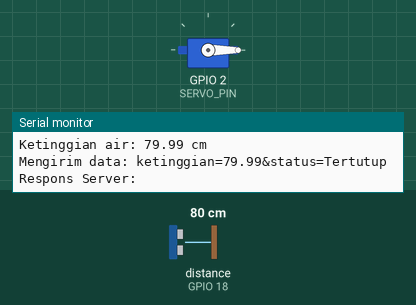
A sketch run on a simulated ESP32. Parts: servo, the last lines printed to the serial monitor. Wiring (inferred from the names in the program): ultrasonic range finder: trigger GPIO 5; echo GPIO 18. The inputs (shaded band) are chosen by the test bench; at power-on: distance to the obstacle (sensor on GPIO 18) 80 cm. The echo pulse lasts 58.3 µs per cm; WiFi joins after 1.5 s; servers stay silent unless stated; uploads are accepted with an empty reply.

Above: at 2.9 s.
3.0 s: distance to the obstacle (sensor on GPIO 18) set to 22 cm
7.3 s: distance to the obstacle (sensor on GPIO 18) set to 19 cm
At 9.9 s:
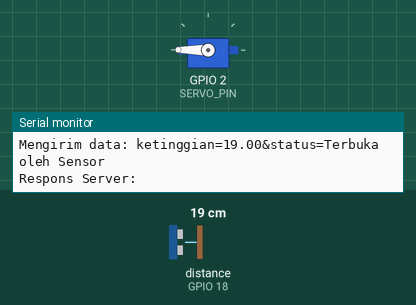
11.6 s: distance to the obstacle (sensor on GPIO 18) set to 47 cm
17.2 s: distance to the obstacle (sensor on GPIO 18) set to 56 cm
At 19.7 s:
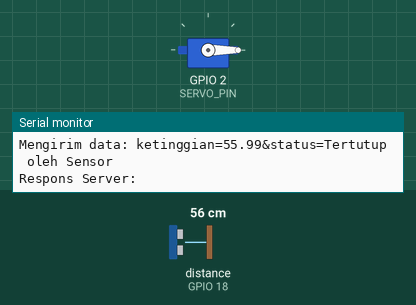
21.5 s: distance to the obstacle (sensor on GPIO 18) set to 2 cm
At 23.8 s:
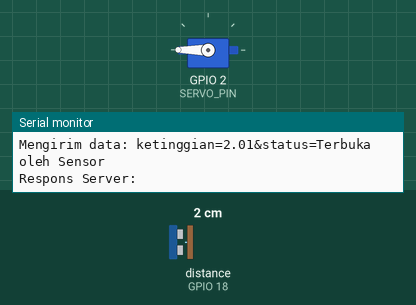
Timing chart, 0 to 25.3 s (numbered marks = the images above; inputs shaded):
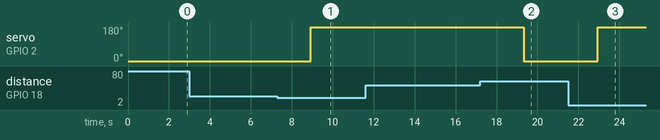

The sketch:

automatic-gate.ino
```cpp
#include <WiFi.h>
#include <HTTPClient.h>
#include <ESP32Servo.h>

// ====================== KONFIGURASI ======================
// Ganti IP sesuai alamat server kamu
#define SERVER_IP "192.168.158.183/project-automatic-water-gate-main"

// WiFi
#define WIFI_SSID "APA"
#define WIFI_PASSWORD "password"

// URL dinamis berdasarkan IP server
String URL_SIMAPAN_DATA = "http://" + String(SERVER_IP) + "/simpan_data.php";
String URL_CEK_JADWAL   = "http://" + String(SERVER_IP) + "/cek_jadwal.php";

// Sensor ultrasonik
#define TRIG_PIN 5
#define ECHO_PIN 18

// Servo
Servo servo;
const int SERVO_PIN = 2;

// Logika ketinggian air
const float MAX_DISTANCE = 20;     // Pintu buka jika air < 20cm
const float NORMAL_DISTANCE = 50;  // Pintu tutup jika air > 50cm

bool gateOpen = false;

// ======================= SETUP =======================
void setup() {
    Serial.begin(115200);

    // Koneksi WiFi
    WiFi.begin(WIFI_SSID, WIFI_PASSWORD);
    Serial.print("Menghubungkan ke WiFi");
    while (WiFi.status() != WL_CONNECTED) {
        delay(500);
        Serial.print(".");
    }
    Serial.println("\nTerhubung ke WiFi!");

    // Servo & sensor
    servo.attach(SERVO_PIN);
    closeGate(0); // Pastikan tertutup saat start

    pinMode(TRIG_PIN, OUTPUT);
    pinMode(ECHO_PIN, INPUT);
}

// ======================= LOOP ========================
void loop() {
    String status = getStatusJadwal();

    float waterLevel = getWaterLevel();
    if (waterLevel == -1) {
        delay(2000);
        return;
    }

    // Kirim data real-time ke server setiap loop
    sendDataToServer(waterLevel, gateOpen ? "Terbuka" : "Tertutup");

    if (status == "Terbuka") {
        if (!gateOpen) openGate(waterLevel); // Buka berdasarkan jadwal
    } else {
        if (waterLevel <= MAX_DISTANCE && !gateOpen) {
            openGate(waterLevel);
        } else if (waterLevel >= NORMAL_DISTANCE && gateOpen) {
            closeGate(waterLevel);
        }
    }

    delay(3000);
}


// ======================= FUNGSI ========================

// Sensor ultrasonik
float getWaterLevel() {
    digitalWrite(TRIG_PIN, LOW);
    delayMicroseconds(2);
    digitalWrite(TRIG_PIN, HIGH);
    delayMicroseconds(10);
    digitalWrite(TRIG_PIN, LOW);

    long duration = pulseIn(ECHO_PIN, HIGH, 30000);
    float distance = (duration * 0.0343) / 2;

    if (distance <= 0 || distance > 400) {
        Serial.println("Sensor error atau data tidak valid.");
        return -1;
    }

    Serial.print("Ketinggian air: ");
    Serial.print(distance);
    Serial.println(" cm");
    return distance;
}

// Kirim data ke server
void sendDataToServer(float waterLevel, String status) {
    if (WiFi.status() == WL_CONNECTED) {
        HTTPClient http;
        http.begin(URL_SIMAPAN_DATA);
        http.addHeader("Content-Type", "application/x-www-form-urlencoded");

        String data = "ketinggian=" + String(waterLevel) + "&status=" + status;
        Serial.print("Mengirim data: ");
        Serial.println(data);

        int httpCode = http.POST(data);
        if (httpCode > 0) {
            String response = http.getString();
            Serial.print("Respons Server: ");
            Serial.println(response);
        } else {
            Serial.print("Error HTTP: ");
            Serial.println(httpCode);
        }

        http.end();
    } else {
        Serial.println("Gagal terhubung ke server!");
    }
}

// Buka pintu
void openGate(float level) {
    servo.write(180);
    gateOpen = true;
    Serial.println("Pintu terbuka!");
    sendDataToServer(level, "Terbuka oleh Sensor");
}

// Tutup pintu
void closeGate(float level) {
    servo.write(0);
    gateOpen = false;
    Serial.println("Pintu tertutup!");
    sendDataToServer(level, "Tertutup oleh Sensor");
}

// Ambil status dari jadwal
String getStatusJadwal() {
    HTTPClient http;
    http.begin(URL_CEK_JADWAL);

    int httpCode = http.GET();
    String status = "";

    if (httpCode > 0) {
        status = http.getString();
        status.trim();
        Serial.print("Status dari jadwal: ");
        Serial.println(status);
    } else {
        Serial.print("Gagal akses jadwal: ");
        Serial.println(httpCode);
    }

    http.end();
    return status;
}
```

Measured:
- the behaviour switches between 21 and 20 cm on distance to the obstacle (sensor on GPIO 18) (found by bisection; images 0 and 1)
- the behaviour switches between 50 and 51 cm on distance to the obstacle (sensor on GPIO 18) (found by bisection; images 1 and 2)
- after the input at 7.3 s, servo on GPIO 2 (SERVO_PIN): 0° → 180° after 1.6 s
- after the input at 17.2 s, servo on GPIO 2 (SERVO_PIN): 180° → 0° after 2.1 s
- after the input at 21.5 s, servo on GPIO 2 (SERVO_PIN): 0° → 180° after 1.4 s
